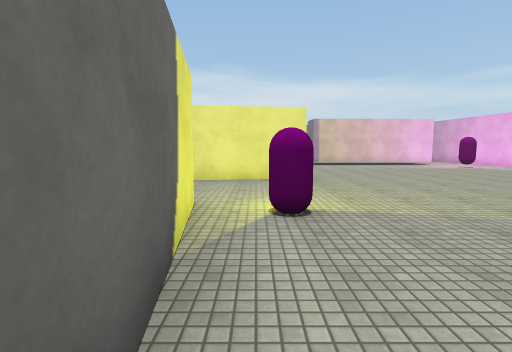
view 1 (above)

24 first-person views from a walk through a Unity game level. The camera is 1.5 m above the floor, tilts 6° down and sees 85° across. The floor is counted in squares, 2 m on a side. Each view is taken from the middle of a square. On the plan, view 1 faces up. The plan holds only what a view shows up to about 10 squares ahead; the rest is blank. The place goes on beyond the plan. The player character is not drawn. Surface patterns are stand-ins for the level's own textures.

view 2
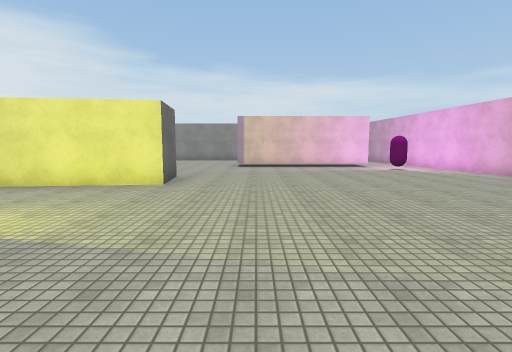

view 3
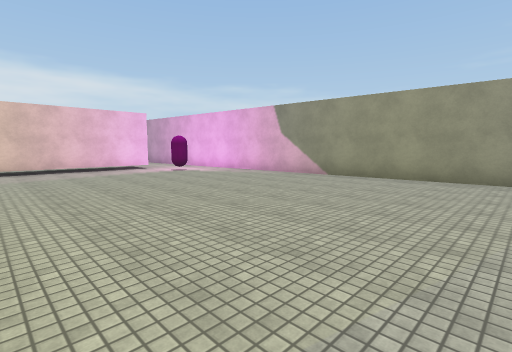

view 4
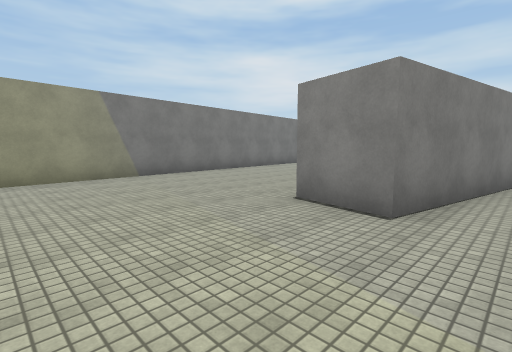

view 5
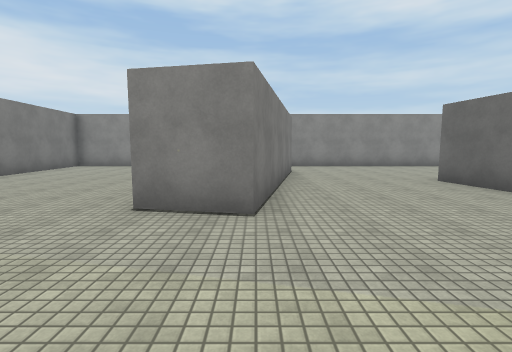

view 6
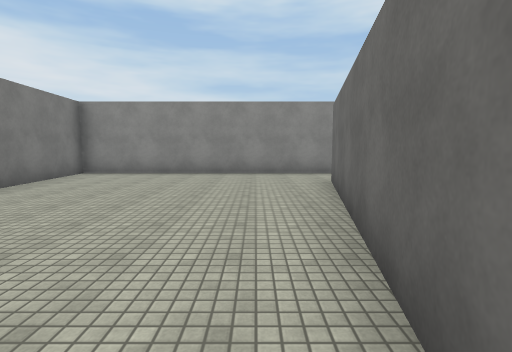

view 7
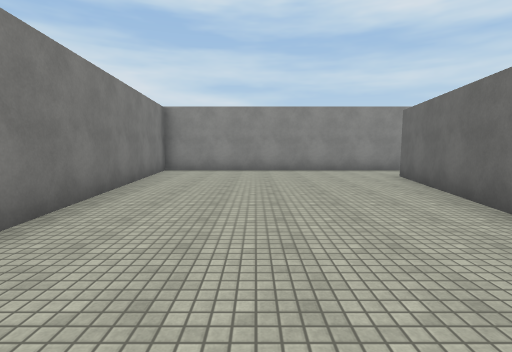

view 8
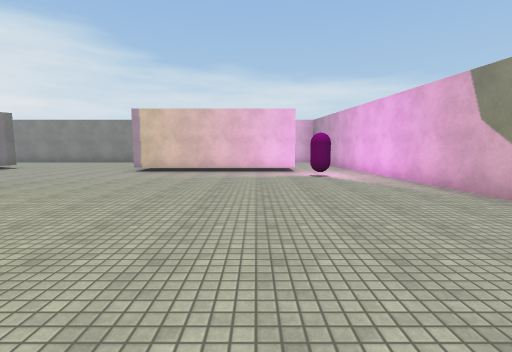

view 9
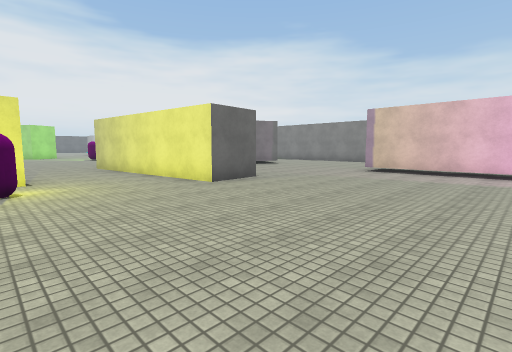

view 10
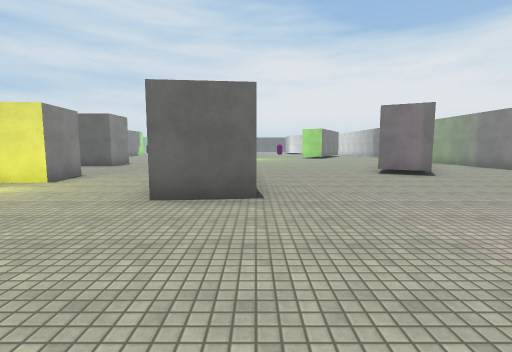

view 11
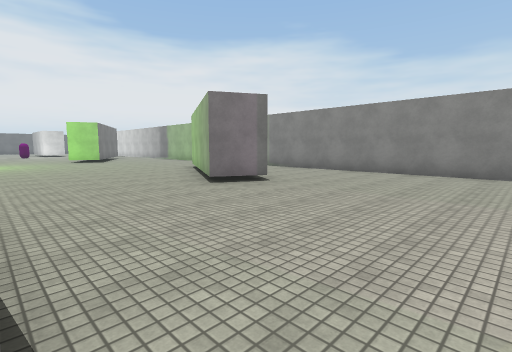

view 12
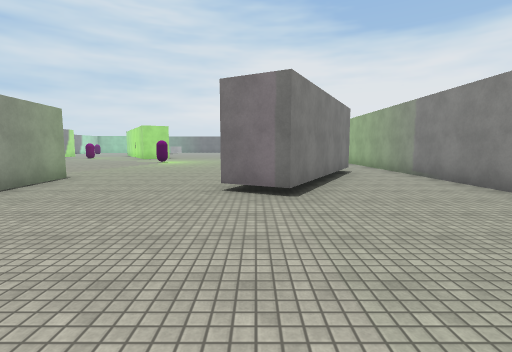

view 13
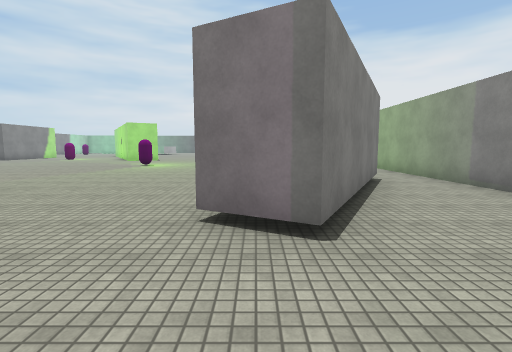

view 14
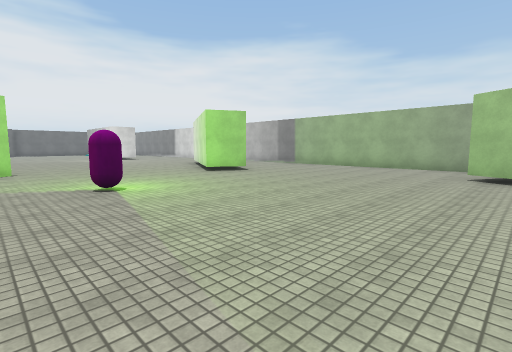

view 15
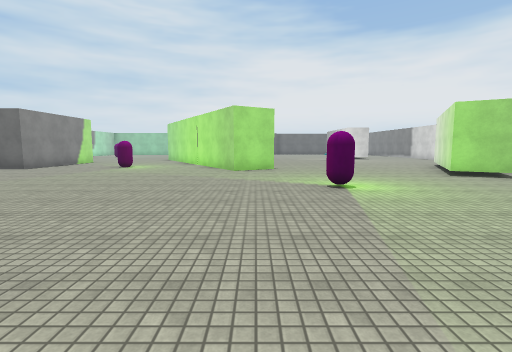

view 16
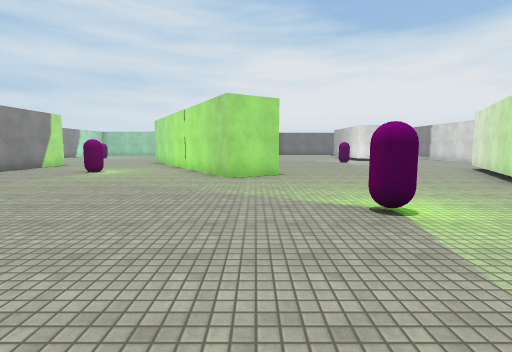

view 17
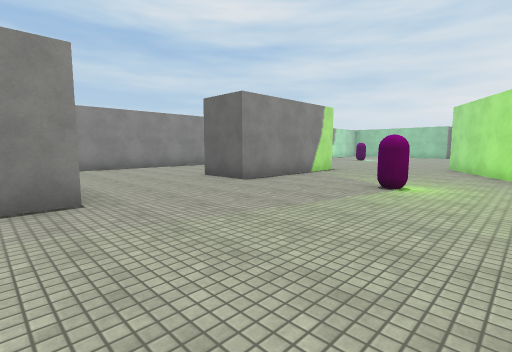

view 18
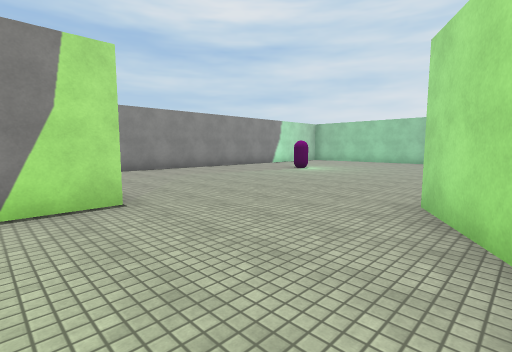

view 19
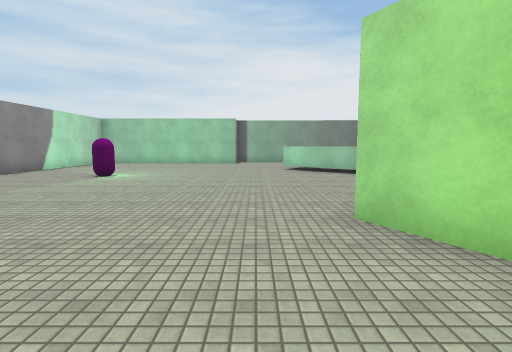

view 20
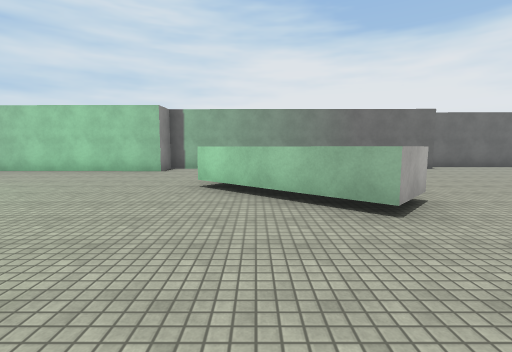

view 21
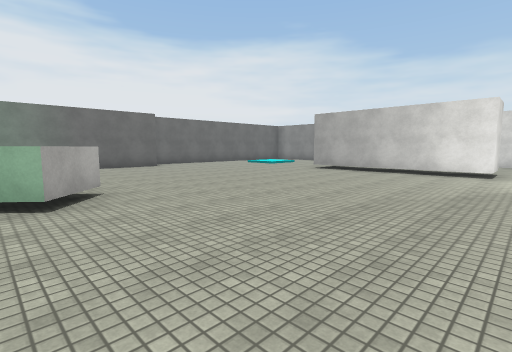

view 22
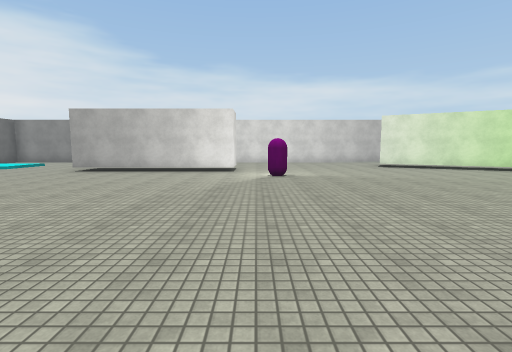

view 23
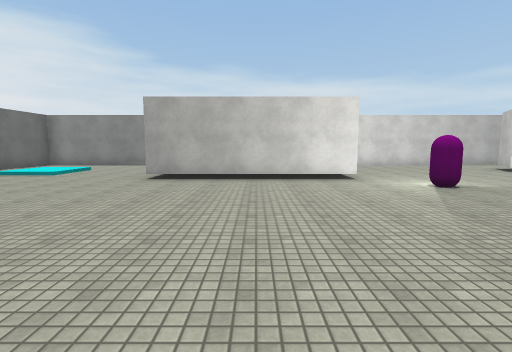

view 24
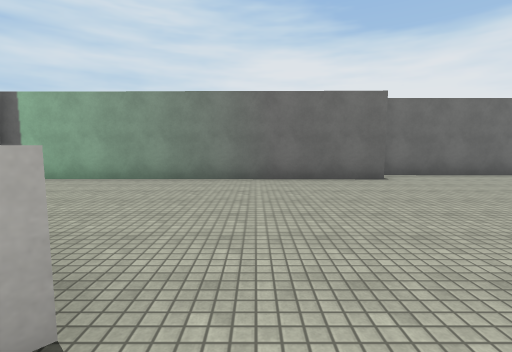

### Floor plan
Points are (right, up) in squares from view 1. A wall is a line through its corners. A room is listed if a view was taken in it or the views show most of it. See-through windows are left out.
Room 1 (views 1, 2, 3, 4, 5, 6, 7, 8, 9, 10, 11, 12)
walls: (3.3, -2.7) (4, 0.9) (5.5, 0.6) (4.4, -5.1); (1, 8.1) (1.2, 6.5) (-2.5, 6.1); (-2.4, 3.4) (-0.8, 3.6) (0, -2.2); (7.2, 11.4) (2.2, 11.4); (3.4, -6.9) (10.9, -6.9) (9, 13.1)
ways out: opening at (-2, 4.5) to room 2; opening at (1.5, -2.2) to room 2; opening at (2, 10.5) to room 2; opening at (4, -6) to room 2; opening at (8, 12) to room 2
objects: capsule (1, 3); capsule (8, 10)
Room 2 (views 13, 14, 15, 16, 17, 18, 19, 20, 21, 22, 23, 24)
walls: (-15.4, 6.6) (-14.7, 5.3) (-22, 1); (-12.6, 12.1) (-13.2, 11) (-17.4, 13.3) (-16.8, 14.4); (-19.4, -1.7) (-15.3, -1.7) (-15.3, -3.2); (-12, -1) (-11.1, -1); (-22.7, 12.8) (-22.7, 11.4) (-27.6, 11.4); (-26.9, 4.4) (-25.9, 3.5) (-28.3, 0.8); (-22.5, 16.2) (-23, 16.2); (-4.8, 7.4) (-2.7, 7.6); (-15.4, -6.9) (-13.1, -6.9); (-6.5, 14.8) (-2.2, 12.5) (-2.8, 11.4) (-7.1, 13.7); (-23.4, -6.9) (-21, -6.9); (-2.5, 6.1) (-4.7, 5.9); (-32.4, 8.1) (-32.5, -1) (-31.5, -1) (-31.6, -6); (-33.3, 11.7) (-33.4, 8.3); (-29.1, -6.9) (-26.5, -6.9); (-33.3, 15.1) (-33.3, 13.9); (1.8, 16.2) (-10.1, 16.2); (2.9, -4.8) (3.3, -2.7)
ways out: opening at (-2, 4.5) to room 1; opening at (1.5, -2.2) to room 1; opening at (2, 10.5) to room 1; opening at (4, -6) to room 1; opening at (8, 12) to room 1
objects: capsule (-26, -4); capsule (-21, 10); capsule (-16, 1); capsule (-11, 7)

Where each view was taken, in squares from view 1:
view 1: 0 up, 0 right, facing up
view 2: 1 up, 3 right, facing up
view 3: 2 up, 3 right, facing up-right
view 4: 4 up, 3 right, facing down-right
view 5: 4 up, 4 right, facing down
view 6: 1 up, 6 right, facing down
view 7: 2 up, 8 right, facing down
view 8: 3 up, 6 right, facing up
view 9: 3 up, 6 right, facing up-left
view 10: 8 up, 5 right, facing left
view 11: 8 up, 2 right, facing up-left
view 12: 12 up, 2 right, facing left
view 13: 12 up, 0 right, facing left
view 14: 6 up, 6 left, facing up-left
view 15: 6 up, 6 left, facing left
view 16: 6 up, 8 left, facing left
view 17: 3 up, 11 left, facing down-left
view 18: 2 up, 18 left, facing down-left
view 19: 0 up, 19 left, facing left
view 20: 2 up, 23 left, facing left
view 21: 3 up, 22 left, facing up-left
view 22: 3 up, 22 left, facing up
view 23: 5 up, 25 left, facing up
view 24: 5 up, 26 left, facing left
